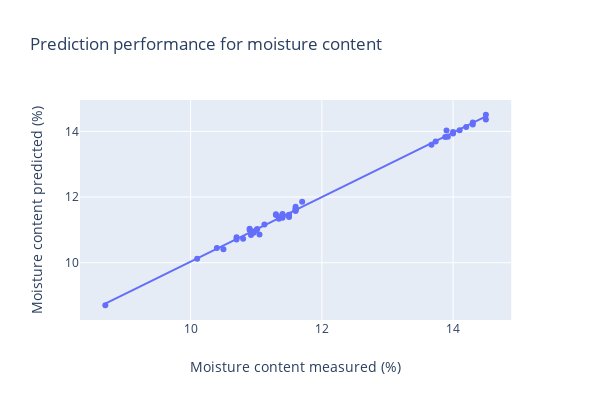

This figure's notebook cell:
### Markdown cell above
R2:  0.9969506568806307
RMSE train:  0.07798778313383636
RMSE test:  0.06872854631490269
n_comp = 7

2e boucle

R2:  0.9966849231129646
RMSE train:  0.07965968376864087
RMSE test:  0.0707983089348296
n_comp = 6


SNV

1e boucle

N comp:  7
R2CV:  0.9095603675528044
RMSECV:  0.4038753653227796
RMSE test:  0.4050099800831125

N comp:  7
R2CV:  0.9516688750586109
RMSECV:  0.295244231714664
RMSE test:  0.4295648057448053

N comp:  8
R2CV:  0.969097857366537
RMSECV:  0.23608166851851087
RMSE test:  0.45509832849892967

N comp:  8
R2CV:  0.9793438832678304
RMSECV:  0.19301555464661818
RMSE test:  0.4703314116035503

N comp:  8
R2CV:  0.9871555165958046
RMSECV:  0.1522040786545131
RMSE test:  0.44608068775183074

N comp:  8
N Wave:  (48, 99)
R2CV:  0.9882374473767754
RMSECV:  0.14565277363427862
RMSE test:  0.40955351652009336

N comp:  8
N Wave:  (48, 83)
R2CV:  0.9881203970688367
RMSECV:  0.14637568212841953
RMSE test:  0.3267431752315184

sans pretraitement

N comp:  8
N Wave:  (48, 1558)
R2CV:  0.9957066390993096
RMSECV:  0.08799675717289746
RMSE test:  0.08896006838439006

N comp:  8
N Wave:  (48, 953)
R2CV:  0.998155463784291
RMSECV:  0.057678181965627726
RMSE test:  0.05813650612093563

N comp:  8
N Wave:  (48, 603)
R2CV:  0.9991891694021001
RMSECV:  0.038241334034407194
RMSE test:  0.042004467873736274

N comp:  8
N Wave:  (48, 391)
R2CV:  0.9996553805912165
RMSECV:  0.024930893072497008
RMSE test:  0.03246059823786906

N comp:  8
N Wave:  (48, 260)
R2CV:  0.9998511453063859
RMSECV:  0.016385105275750475
RMSE test:  0.023775916198911597

N comp:  8
N Wave:  (48, 145)
R2CV:  0.9999534170026853
RMSECV:  0.009166038648208688
RMSE test:  0.0166044034751294

N comp:  8
N Wave:  (48, 117)
R2CV:  0.999965062721877
RMSECV:  0.007938025745091734
RMSE test:  0.013645444809728962

N comp:  8
N Wave:  (48, 99)
R2CV:  0.9999772512388795
RMSECV:  0.006405408690539388
RMSE test:  0.009161109345597447

N comp:  8
N Wave:  (48, 82)
R2CV:  0.9999819147146324
RMSECV:  0.005711243180135775
RMSE test:  0.007502718105670003

N comp:  8
N Wave:  (48, 72)
R2CV:  0.9999845752754535
RMSECV:  0.005274443908089398
RMSE test:  0.0067673206519763855

N comp:  8
N Wave:  (48, 64)
R2CV:  0.9999873397276031
RMSECV:  0.0047784769400336284
RMSE test:  0.00461485165989251

N comp:  8
N Wave:  (48, 57)
R2CV:  0.9999919873528291
RMSECV:  0.003801508616891351
RMSE test:  0.0039381984642526385

N comp:  8
N Wave:  (48, 50)
R2CV:  0.999996283659295
RMSECV:  0.0025889623253872447
RMSE test:  0.0030427712446112936

N comp:  8
N Wave:  (48, 48)
R2CV:  0.9999968791102039
RMSECV:  0.0023725052720434763
RMSE test:  0.0028358386763699854

N comp:  8
N Wave:  (48, 45)
R2CV:  0.9999979408484285
RMSECV:  0.0019271349483160943
RMSE test:  0.002163586872094469

N comp:  8
N Wave:  (48, 42)
R2CV:  0.9999985617383278
RMSECV:  0.0016105971384404642
RMSE test:  0.001593226073391903

N comp:  8
N Wave:  (48, 40)
R2CV:  0.9999987292193286
RMSECV:  0.0015139211971854866
RMSE test:  0.0014801662316109888

N comp:  8
N Wave:  (48, 37)
R2CV:  0.9999987850447042
RMSECV:  0.0014802944767765267
RMSE test:  0.001812410221015953

### Code cell
import plotly.express as px

df_pred = pd.DataFrame()
df_pred['y_ref_train'] = y_train_oleo
df_pred['y_pred_train'] = y_cv
fig = px.scatter(df_pred, x="y_ref_train", y="y_pred_train", trendline="ols", title="Prediction performance for moisture content ",
                 labels={
                     "y_ref_train": "Moisture content measured (%)",
                     "y_pred_train": "Moisture content predicted (%)",

                 },width=600, height=400)
fig.show()
